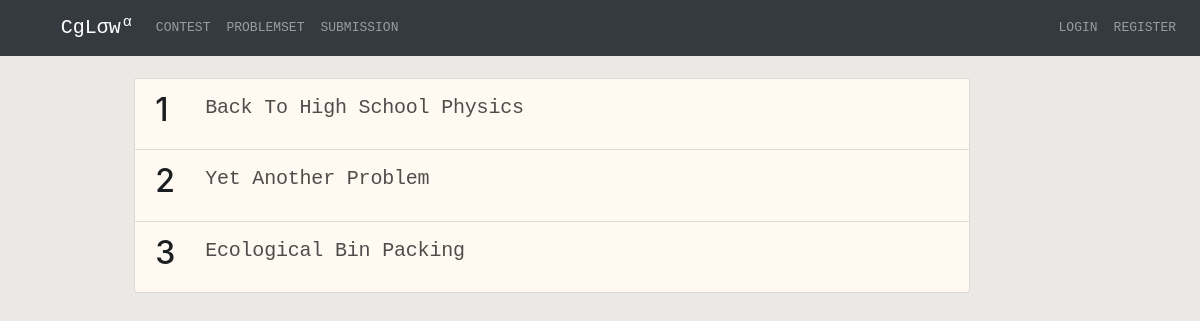
The app's page /problemset/, older data.
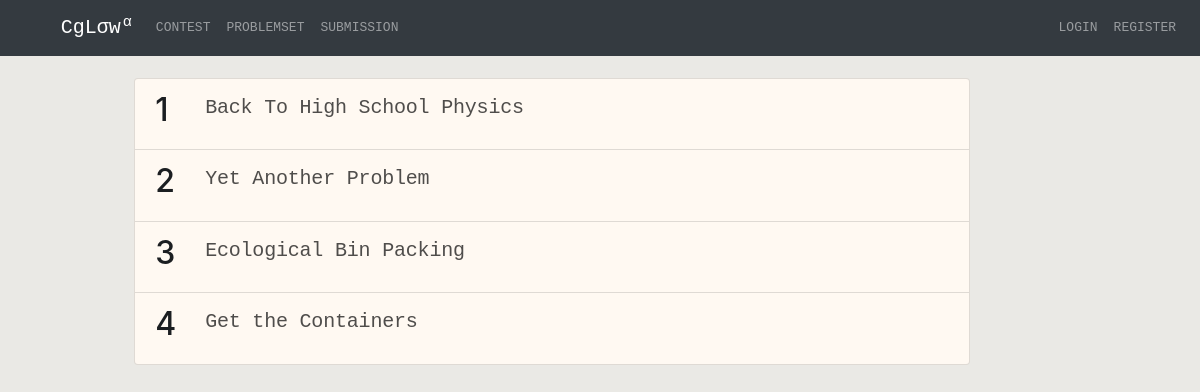
The same page, newer data.
### offlineProblemSolve/models.py (models this page shows, shortened)
class problemset(models.Model):
	problem_name = models.CharField(max_length=500)
	problem_file = models.FileField(upload_to='offlineProblemData/problemset', blank=True)
	problem_time_limit = models.FloatField(default=2.0)
	problem_input = models.FileField(upload_to='offlineProblemData/problemset_input', blank=True)
	problem_output = models.FileField(upload_to='offlineProblemData/problemset_output', blank=True)
	total_solve = models.IntegerField(default=0)
	total_submit = models.IntegerField(default=0)
	special_judge = models.BooleanField(default=False)

### offlineProblemSolve/views.py (the view)
def problem_list(request):
	context = {}
	if request.user.is_authenticated:
		context['username'] = request.user.username
	l = problemset.objects.all()
	context['problemset'] = l
	return render(request, 'offlineProblemSolve/problem_list.html', context)

### offlineProblemSolve/templates/offlineProblemSolve/problem_list.html
{% extends 'home/header.html' %}
{% block content %}
	<div style="height: 2px;"></div>
	<div class="container">
		<div class="row">
			<div class="col-md-1"></div>
			<div class="col-md-9">
				<div class="list-group">
					{% for problemset in problemset %}
						<a href="{% url 'show_problem' pk=problemset.id %}" class="list-group-item list-group-item-action list-group-item-contestlist">
			              <div class="contest-problem-number">
			                <h2>{{problemset.id}}</h2>
			              </div>
			              <div style="width: 90%; float: left;">
			                <h4 class="contest-problem-title">{{problemset.problem_name}}</h4>
			              </div>
			            </a>
					{% endfor %}
				</div>
			</div>
		</div>
	</div>
{% endblock %}

Row changes from the older to the newer data that the page shows:
added problemset: id "4", problem_name "Get the Containers"
